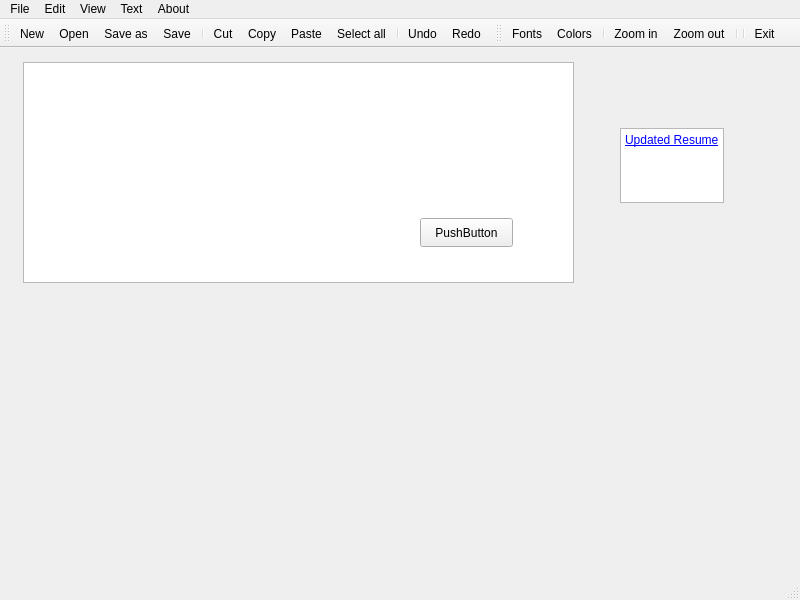
<?xml version="1.0" encoding="UTF-8"?>
<ui version="4.0">
 <class>MainWindow</class>
 <widget class="QMainWindow" name="MainWindow">
  <property name="geometry">
   <rect>
    <x>0</x>
    <y>0</y>
    <width>800</width>
    <height>600</height>
   </rect>
  </property>
  <property name="windowTitle">
   <string>MainWindow</string>
  </property>
  <widget class="QWidget" name="centralwidget">
   <widget class="QTextEdit" name="textEdit">
    <property name="geometry">
     <rect>
      <x>23</x>
      <y>14</y>
      <width>551</width>
      <height>221</height>
     </rect>
    </property>
   </widget>
   <widget class="QPushButton" name="pushButton">
    <property name="geometry">
     <rect>
      <x>420</x>
      <y>170</y>
      <width>93</width>
      <height>29</height>
     </rect>
    </property>
    <property name="text">
     <string>PushButton</string>
    </property>
   </widget>
   <widget class="QTextEdit" name="textEdit_2">
    <property name="geometry">
     <rect>
      <x>620</x>
      <y>80</y>
      <width>104</width>
      <height>75</height>
     </rect>
    </property>
    <property name="html">
     <string>&lt;!DOCTYPE HTML PUBLIC &quot;-//W3C//DTD HTML 4.0//EN&quot; &quot;http://www.w3.org/TR/REC-html40/strict.dtd&quot;&gt;
&lt;html&gt;&lt;head&gt;&lt;meta name=&quot;qrichtext&quot; content=&quot;1&quot; /&gt;&lt;meta charset=&quot;utf-8&quot; /&gt;&lt;style type=&quot;text/css&quot;&gt;
p, li { white-space: pre-wrap; }
hr { height: 1px; border-width: 0; }
li.unchecked::marker { content: &quot;\2610&quot;; }
li.checked::marker { content: &quot;\2612&quot;; }
&lt;/style&gt;&lt;/head&gt;&lt;body style=&quot; font-family:'Segoe UI'; font-size:9pt; font-weight:400; font-style:normal;&quot;&gt;
&lt;p style=&quot; margin-top:0px; margin-bottom:0px; margin-left:0px; margin-right:0px; -qt-block-indent:0; text-indent:0px;&quot;&gt;&lt;a href=&quot;https://docs.google.com/document/d/1qTUEOUqHiLdFt6pAQLziulYbcRn0umGm/edit?usp=share_link&amp;amp;ouid=117387877744205879642&amp;amp;rtpof=true&amp;amp;sd=true&quot;&gt;&lt;span style=&quot; text-decoration: underline; color:#0000ff;&quot;&gt;Updated Resume&lt;/span&gt;&lt;/a&gt;&lt;/p&gt;&lt;/body&gt;&lt;/html&gt;</string>
    </property>
   </widget>
  </widget>
  <widget class="QMenuBar" name="menubar">
   <property name="geometry">
    <rect>
     <x>0</x>
     <y>0</y>
     <width>800</width>
     <height>32</height>
    </rect>
   </property>
   <widget class="QMenu" name="menuFile">
    <property name="title">
     <string>File</string>
    </property>
    <addaction name="actionNew"/>
    <addaction name="actionOpen"/>
    <addaction name="separator"/>
    <addaction name="actionSave"/>
    <addaction name="actionSave_as"/>
    <addaction name="separator"/>
    <addaction name="actionExit"/>
   </widget>
   <widget class="QMenu" name="menuEdit">
    <property name="title">
     <string>Edit</string>
    </property>
    <addaction name="actionCopy"/>
    <addaction name="actionCut"/>
    <addaction name="actionPaste"/>
    <addaction name="separator"/>
    <addaction name="actionFind"/>
    <addaction name="actionReplace"/>
    <addaction name="separator"/>
    <addaction name="actionSelect_all"/>
    <addaction name="actionUndo"/>
    <addaction name="actionRedo"/>
   </widget>
   <widget class="QMenu" name="menuView">
    <property name="title">
     <string>View</string>
    </property>
    <addaction name="actionZoom_in"/>
    <addaction name="actionZoom_out"/>
   </widget>
   <widget class="QMenu" name="menuText">
    <property name="title">
     <string>Text</string>
    </property>
    <addaction name="actionFonts"/>
    <addaction name="separator"/>
    <addaction name="actionColors"/>
    <addaction name="separator"/>
    <addaction name="actionBold"/>
    <addaction name="actionItalic"/>
    <addaction name="actionUnderline"/>
   </widget>
   <widget class="QMenu" name="menuAbout">
    <property name="title">
     <string>About</string>
    </property>
    <addaction name="actionAbout_me"/>
    <addaction name="actionHelp"/>
   </widget>
   <addaction name="menuFile"/>
   <addaction name="menuEdit"/>
   <addaction name="menuView"/>
   <addaction name="menuText"/>
   <addaction name="menuAbout"/>
  </widget>
  <widget class="QStatusBar" name="statusbar"/>
  <widget class="QToolBar" name="toolBar">
   <property name="windowTitle">
    <string>toolBar</string>
   </property>
   <attribute name="toolBarArea">
    <enum>TopToolBarArea</enum>
   </attribute>
   <attribute name="toolBarBreak">
    <bool>false</bool>
   </attribute>
   <addaction name="actionNew"/>
   <addaction name="actionOpen"/>
   <addaction name="actionSave_as"/>
   <addaction name="actionSave"/>
   <addaction name="separator"/>
   <addaction name="actionCut"/>
   <addaction name="actionCopy"/>
   <addaction name="actionPaste"/>
   <addaction name="actionSelect_all"/>
   <addaction name="separator"/>
   <addaction name="actionUndo"/>
   <addaction name="actionRedo"/>
  </widget>
  <widget class="QToolBar" name="toolBar_2">
   <property name="windowTitle">
    <string>toolBar_2</string>
   </property>
   <attribute name="toolBarArea">
    <enum>TopToolBarArea</enum>
   </attribute>
   <attribute name="toolBarBreak">
    <bool>false</bool>
   </attribute>
   <addaction name="actionFonts"/>
   <addaction name="actionColors"/>
   <addaction name="separator"/>
   <addaction name="actionZoom_in"/>
   <addaction name="actionZoom_out"/>
   <addaction name="separator"/>
   <addaction name="separator"/>
   <addaction name="actionExit"/>
  </widget>
  <action name="actionNew">
   <property name="icon">
    <iconset resource="Resources.qrc">
     <normaloff>:/imgs/Resources/new2.png</normaloff>:/imgs/Resources/new2.png</iconset>
   </property>
   <property name="text">
    <string>New</string>
   </property>
  </action>
  <action name="actionOpen">
   <property name="icon">
    <iconset resource="Resources.qrc">
     <normaloff>:/imgs/Resources/open2.png</normaloff>:/imgs/Resources/open2.png</iconset>
   </property>
   <property name="text">
    <string>Open</string>
   </property>
  </action>
  <action name="actionSave">
   <property name="icon">
    <iconset resource="Resources.qrc">
     <normaloff>:/imgs/Resources/save.png</normaloff>:/imgs/Resources/save.png</iconset>
   </property>
   <property name="text">
    <string>Save</string>
   </property>
  </action>
  <action name="actionSave_as">
   <property name="icon">
    <iconset>
     <normalon>:/imgs/Resources/save-as.png</normalon>
    </iconset>
   </property>
   <property name="text">
    <string>Save as</string>
   </property>
  </action>
  <action name="actionExit">
   <property name="icon">
    <iconset resource="Resources.qrc">
     <normaloff>:/imgs/Resources/close-window.png</normaloff>:/imgs/Resources/close-window.png</iconset>
   </property>
   <property name="text">
    <string>Exit</string>
   </property>
  </action>
  <action name="actionCopy">
   <property name="icon">
    <iconset resource="Resources.qrc">
     <normaloff>:/imgs/Resources/copy2.png</normaloff>:/imgs/Resources/copy2.png</iconset>
   </property>
   <property name="text">
    <string>Copy</string>
   </property>
  </action>
  <action name="actionCut">
   <property name="icon">
    <iconset resource="Resources.qrc">
     <normaloff>:/imgs/Resources/cut2.png</normaloff>:/imgs/Resources/cut2.png</iconset>
   </property>
   <property name="text">
    <string>Cut</string>
   </property>
  </action>
  <action name="actionPaste">
   <property name="icon">
    <iconset resource="Resources.qrc">
     <normaloff>:/imgs/Resources/paste2.png</normaloff>:/imgs/Resources/paste2.png</iconset>
   </property>
   <property name="text">
    <string>Paste</string>
   </property>
  </action>
  <action name="actionFind">
   <property name="icon">
    <iconset resource="Resources.qrc">
     <normaloff>:/imgs/Resources/search.png</normaloff>:/imgs/Resources/search.png</iconset>
   </property>
   <property name="text">
    <string>Find</string>
   </property>
  </action>
  <action name="actionReplace">
   <property name="icon">
    <iconset resource="Resources.qrc">
     <normaloff>:/imgs/Resources/replace.png</normaloff>:/imgs/Resources/replace.png</iconset>
   </property>
   <property name="text">
    <string>Replace</string>
   </property>
  </action>
  <action name="actionSelect_all">
   <property name="icon">
    <iconset resource="Resources.qrc">
     <normaloff>:/imgs/Resources/select-all.png</normaloff>:/imgs/Resources/select-all.png</iconset>
   </property>
   <property name="text">
    <string>Select all</string>
   </property>
  </action>
  <action name="actionUndo">
   <property name="icon">
    <iconset>
     <normalon>:/imgs/Resources/circled-left.png</normalon>
    </iconset>
   </property>
   <property name="text">
    <string>Undo</string>
   </property>
  </action>
  <action name="actionRedo">
   <property name="icon">
    <iconset>
     <normalon>:/imgs/Resources/circled-right-2.png</normalon>
    </iconset>
   </property>
   <property name="text">
    <string>Redo</string>
   </property>
  </action>
  <action name="actionZoom_in">
   <property name="icon">
    <iconset resource="Resources.qrc">
     <normaloff>:/imgs/Resources/zoom_in.png</normaloff>:/imgs/Resources/zoom_in.png</iconset>
   </property>
   <property name="text">
    <string>Zoom in</string>
   </property>
  </action>
  <action name="actionZoom_out">
   <property name="icon">
    <iconset resource="Resources.qrc">
     <normaloff>:/imgs/Resources/zoom_out.png</normaloff>:/imgs/Resources/zoom_out.png</iconset>
   </property>
   <property name="text">
    <string>Zoom out</string>
   </property>
  </action>
  <action name="actionFonts">
   <property name="icon">
    <iconset>
     <normalon>:/imgs/Resources/fonts-folder - Copy - Copy.png</normalon>
    </iconset>
   </property>
   <property name="text">
    <string>Fonts</string>
   </property>
  </action>
  <action name="actionColors">
   <property name="icon">
    <iconset resource="Resources.qrc">
     <normaloff>:/imgs/Resources/color.png</normaloff>:/imgs/Resources/color.png</iconset>
   </property>
   <property name="text">
    <string>Colors</string>
   </property>
  </action>
  <action name="actionBold">
   <property name="icon">
    <iconset resource="Resources.qrc">
     <normaloff>:/imgs/Resources/bold.png</normaloff>:/imgs/Resources/bold.png</iconset>
   </property>
   <property name="text">
    <string>Bold</string>
   </property>
  </action>
  <action name="actionItalic">
   <property name="icon">
    <iconset resource="Resources.qrc">
     <normaloff>:/imgs/Resources/italic.png</normaloff>:/imgs/Resources/italic.png</iconset>
   </property>
   <property name="text">
    <string>Italic</string>
   </property>
  </action>
  <action name="actionUnderline">
   <property name="icon">
    <iconset resource="Resources.qrc">
     <normaloff>:/imgs/Resources/underline.png</normaloff>:/imgs/Resources/underline.png</iconset>
   </property>
   <property name="text">
    <string>Underline</string>
   </property>
  </action>
  <action name="actionAbout_me">
   <property name="icon">
    <iconset resource="Resources.qrc">
     <normaloff>:/imgs/Resources/info.png</normaloff>:/imgs/Resources/info.png</iconset>
   </property>
   <property name="text">
    <string>About me</string>
   </property>
  </action>
  <action name="actionHelp">
   <property name="icon">
    <iconset resource="Resources.qrc">
     <normaloff>:/imgs/Resources/help.png</normaloff>:/imgs/Resources/help.png</iconset>
   </property>
   <property name="text">
    <string>Help</string>
   </property>
  </action>
 </widget>
 <resources>
  <include location="Resources.qrc"/>
 </resources>
 <connections/>
</ui>
